Frame 1 (no input): blank canvas, image omitted
Frame 60 (the mouse pressed at the canvas centre just before this capture): blank canvas, image omitted
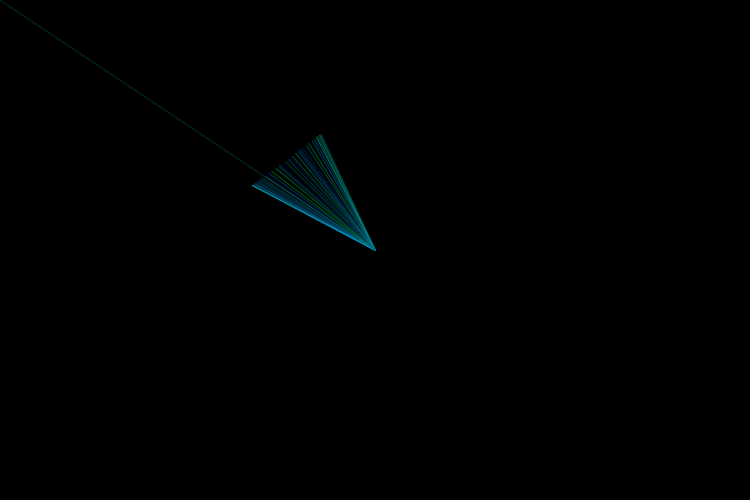
Frame 120 (the mouse held since frame 60 and released just before this capture)

The Processing sketch whose frames 1 and 60 were blank and that drew this single picture after the mouse press (run headless with seeded random() and noise(); from frame 60 on, the mouse is pressed at the canvas centre):

// Processing sketch: processing_58124
// ── processing_58124.pde

int xpos = 0;
boolean record;
float x, y;
color c;
 
void setup(){
  size(750,500);
  background(0);
}

void draw(){
  pushMatrix();
  int xp = int(noise(width));
  int yp = int(noise(height));
  c= color (noise(0,255), random(0,255), random(0,255));
  fill(c,80);
  noStroke();

  pushMatrix();
  translate(xp, yp);
  frameRate(50.0);
  rectMode(CENTER);
  x = map(noise (frameCount/100.0), 0, 1,0, width);
  y = map(noise (frameCount/100.0), 1, 0, 1, height);
  
  if(mousePressed){
    stroke(c, 80);
    noFill();
    line(mouseX, mouseY, y/1, x/2);
    line(mouseX, mouseY, pmouseX, pmouseY);
  }
  
  popMatrix();
  popMatrix();
}
